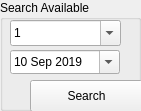
   <widget class="QGroupBox" name="searchAvail">
    <property name="geometry">
     <rect>
      <x>60</x>
      <y>290</y>
      <width>141</width>
      <height>111</height>
     </rect>
    </property>
    <property name="title">
     <string>Search Available</string>
    </property>
    <widget class="QComboBox" name="availPeriod">
     <property name="geometry">
      <rect>
       <x>10</x>
       <y>20</y>
       <width>111</width>
       <height>26</height>
      </rect>
     </property>
     <property name="editable">
      <bool>true</bool>
     </property>
     <property name="currentText">
      <string>1</string>
     </property>
     <item>
      <property name="text">
       <string>1</string>
      </property>
     </item>
     <item>
      <property name="text">
       <string>2</string>
      </property>
     </item>
     <item>
      <property name="text">
       <string>3</string>
      </property>
     </item>
     <item>
      <property name="text">
       <string>4</string>
      </property>
     </item>
     <item>
      <property name="text">
       <string>5</string>
      </property>
     </item>
     <item>
      <property name="text">
       <string>6</string>
      </property>
     </item>
     <item>
      <property name="text">
       <string>7</string>
      </property>
     </item>
    </widget>
    <widget class="QDateEdit" name="availDate">
     <property name="geometry">
      <rect>
       <x>10</x>
       <y>50</y>
       <width>110</width>
       <height>24</height>
      </rect>
     </property>
     <property name="calendarPopup">
      <bool>true</bool>
     </property>
     <property name="date">
      <date>
       <year>2019</year>
       <month>9</month>
       <day>10</day>
      </date>
     </property>
    </widget>
    <widget class="QPushButton" name="availButton">
     <property name="geometry">
      <rect>
       <x>30</x>
       <y>80</y>
       <width>113</width>
       <height>32</height>
      </rect>
     </property>
     <property name="text">
      <string>Search</string>
     </property>
    </widget>
   </widget>
